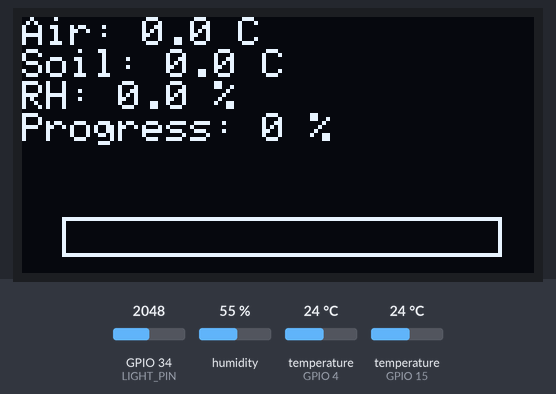
Bench run of a sketch on a simulated ESP32. Parts: 128×64 one-colour display. The test bench sets the inputs (shaded band); at power-on: humidity 55 %, temperature (sensors on GPIO 15, GPIO 4) 24 °C, GPIO 34 (LIGHT_PIN) = 2048.

Above: at 2.7 s.
2.8 s: humidity set to 22 %
At 11.5 s:
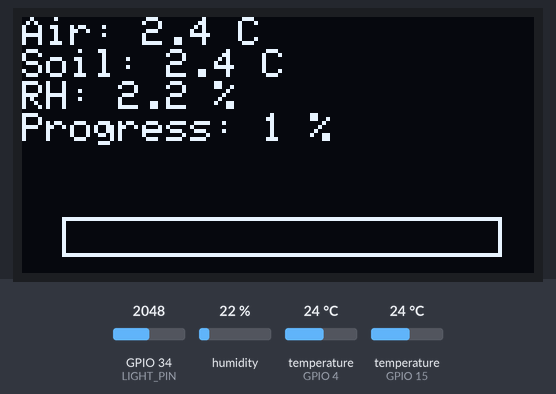
16.6 s: temperature (sensor on GPIO 15) set to 12 °C
At 22.0 s:
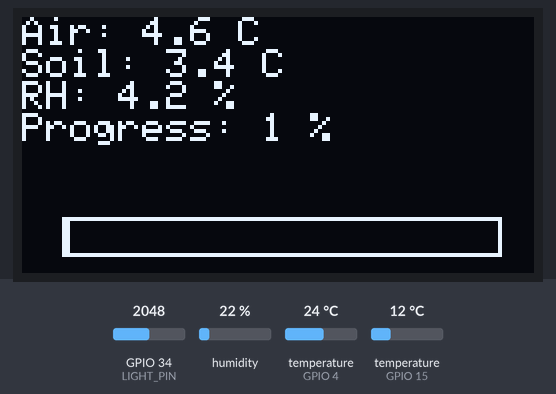
30.4 s: temperature (sensor on GPIO 4) set to 12 °C
At 41.3 s:
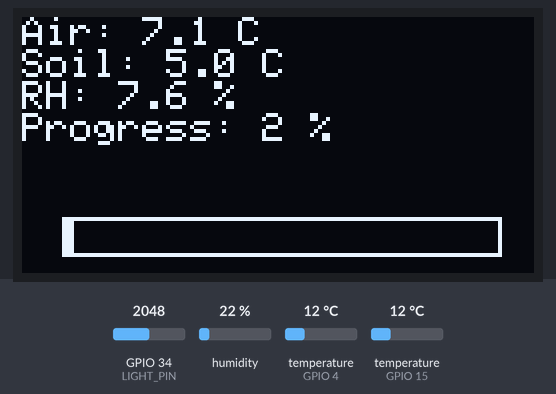
44.2 s: temperature (sensor on GPIO 15) set to 19 °C
At 52.3 s:
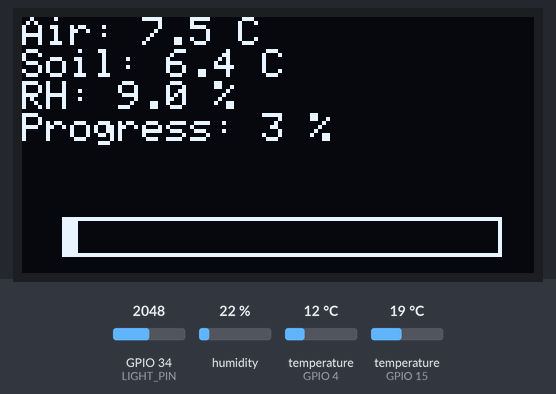
58.0 s: humidity set to 40 %
At 61.9 s:
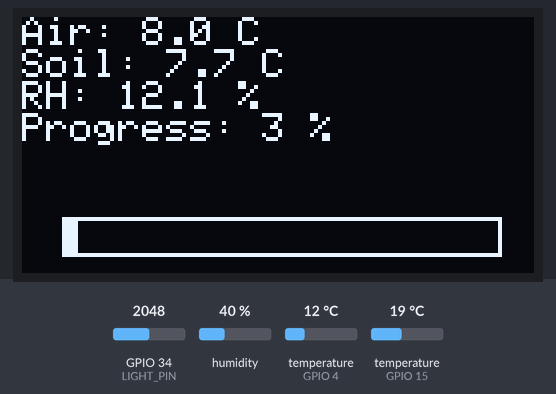
71.8 s: temperature (sensor on GPIO 15) set to 28 °C
At 81.2 s:
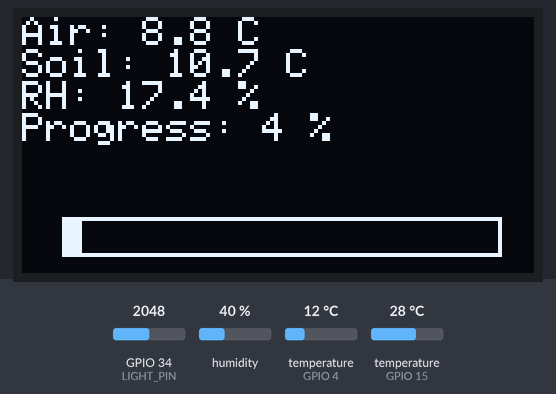
Timing chart, 0 to 82.7 s (numbered marks = the images above; inputs shaded):
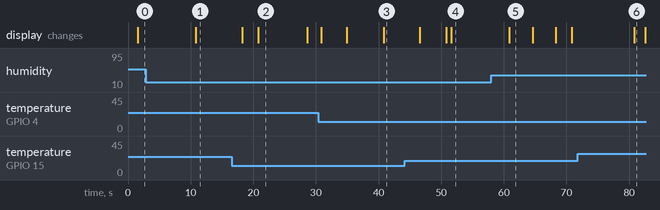

The sketch:

improved_eto_caluculation.ino
```cpp
#include <DHT.h>
#include <OneWire.h>
#include <DallasTemperature.h>
#include <Wire.h>
#include <Adafruit_GFX.h>
#include <Adafruit_SSD1306.h>

// ---------- DISPLAY ----------
#define SCREEN_WIDTH 128
#define SCREEN_HEIGHT 64
Adafruit_SSD1306 display(SCREEN_WIDTH, SCREEN_HEIGHT, &Wire, -1);

// ---------- PINS ----------
#define DHTPIN 4
#define DHTTYPE DHT22
#define SOIL_PIN 15
#define LIGHT_PIN 34

// ---------- SETTINGS ----------
#define KC 1.05f
#define ROOT_DEPTH 0.6f
#define SOIL_WHC 0.18f
#define ALTITUDE 100.0f

#define SAMPLE_INTERVAL 10000UL
#define TOTAL_DURATION 1800000UL

#define RAD_A 0.0098f
#define RAD_B -0.85f

DHT dht(DHTPIN, DHTTYPE);
OneWire oneWire(SOIL_PIN);
DallasTemperature soilSensor(&oneWire);

float avgT = 0, avgRH = 0, avgLight = 0, avgSoilT = 0;
unsigned long startTime, lastSample = 0;

void drawBar(float percent) {
  int w = (percent / 100.0f) * 108;
  display.drawRect(10, 50, 110, 10, WHITE);
  display.fillRect(11, 51, w, 8, WHITE);
}

void setup() {
  Serial.begin(115200);
  dht.begin();
  soilSensor.begin();
  Wire.begin(21, 22);

  display.begin(SSD1306_SWITCHCAPVCC, 0x3C);
  display.clearDisplay();
  display.setTextSize(1);
  display.setTextColor(WHITE);

  display.setCursor(15, 25);
  display.println("ETo Measuring...");
  display.display();
  delay(1500);

  startTime = millis();
}

void loop() {

  unsigned long now = millis();
  unsigned long elapsed = now - startTime;

  if (elapsed < TOTAL_DURATION) {

    if (now - lastSample >= SAMPLE_INTERVAL) {

      float t = dht.readTemperature();
      float h = dht.readHumidity();
      int l = analogRead(LIGHT_PIN);

      soilSensor.requestTemperatures();
      float st = soilSensor.getTempCByIndex(0);

      if (!isnan(t) && !isnan(h) && st > -50) {
        avgT = 0.9f * avgT + 0.1f * t;
        avgRH = 0.9f * avgRH + 0.1f * h;
        avgLight = 0.9f * avgLight + 0.1f * l;
        avgSoilT = 0.9f * avgSoilT + 0.1f * st;
      }

      lastSample = now;
    }

    float percent = (elapsed * 100.0f) / TOTAL_DURATION;

    display.clearDisplay();
    display.setCursor(0, 0);
    display.printf("Air: %.1f C\n", avgT);
    display.printf("Soil: %.1f C\n", avgSoilT);
    display.printf("RH: %.1f %%\n", avgRH);

    display.printf("Progress: %.0f %%\n", percent);
    drawBar(percent);
    display.display();
  }

  else {

    float es = 0.6108f * exp((17.27f * avgT) / (avgT + 237.3f));
    float ea = (avgRH / 100.0f) * es;
    float delta = (4098.0f * es) / ((avgT + 237.3f) * (avgT + 237.3f));

    float P = 101.3f * pow((293.0f - 0.0065f * ALTITUDE) / 293.0f, 5.26f);
    float gamma = 0.000665f * P;

    float Rn = RAD_A * avgLight + RAD_B;

    // ---- Soil Heat Flux ----
    float G = 0.1f * (avgSoilT - avgT);

    float ETo = (0.408f * delta * (Rn - G)) + (0.06f * (es - ea));
    ETo *= 10.0f;

    float ETc = ETo * KC;

    display.clearDisplay();
    display.setCursor(0, 0);
    display.println("Done");
    display.printf("ETo: %.2f mm\n", ETo);
    display.printf("ETc: %.2f mm\n", ETc);
    display.printf("Water: %.2f L/m2\n", ETc);
    display.display();

    while (1);
  }
}
```

Measured:
- what the display in image 2 shows lasts 7.8 s, from 20.8 s to 28.6 s
- what the display in image 5 shows lasts 3.8 s, from 60.8 s to 64.6 s
